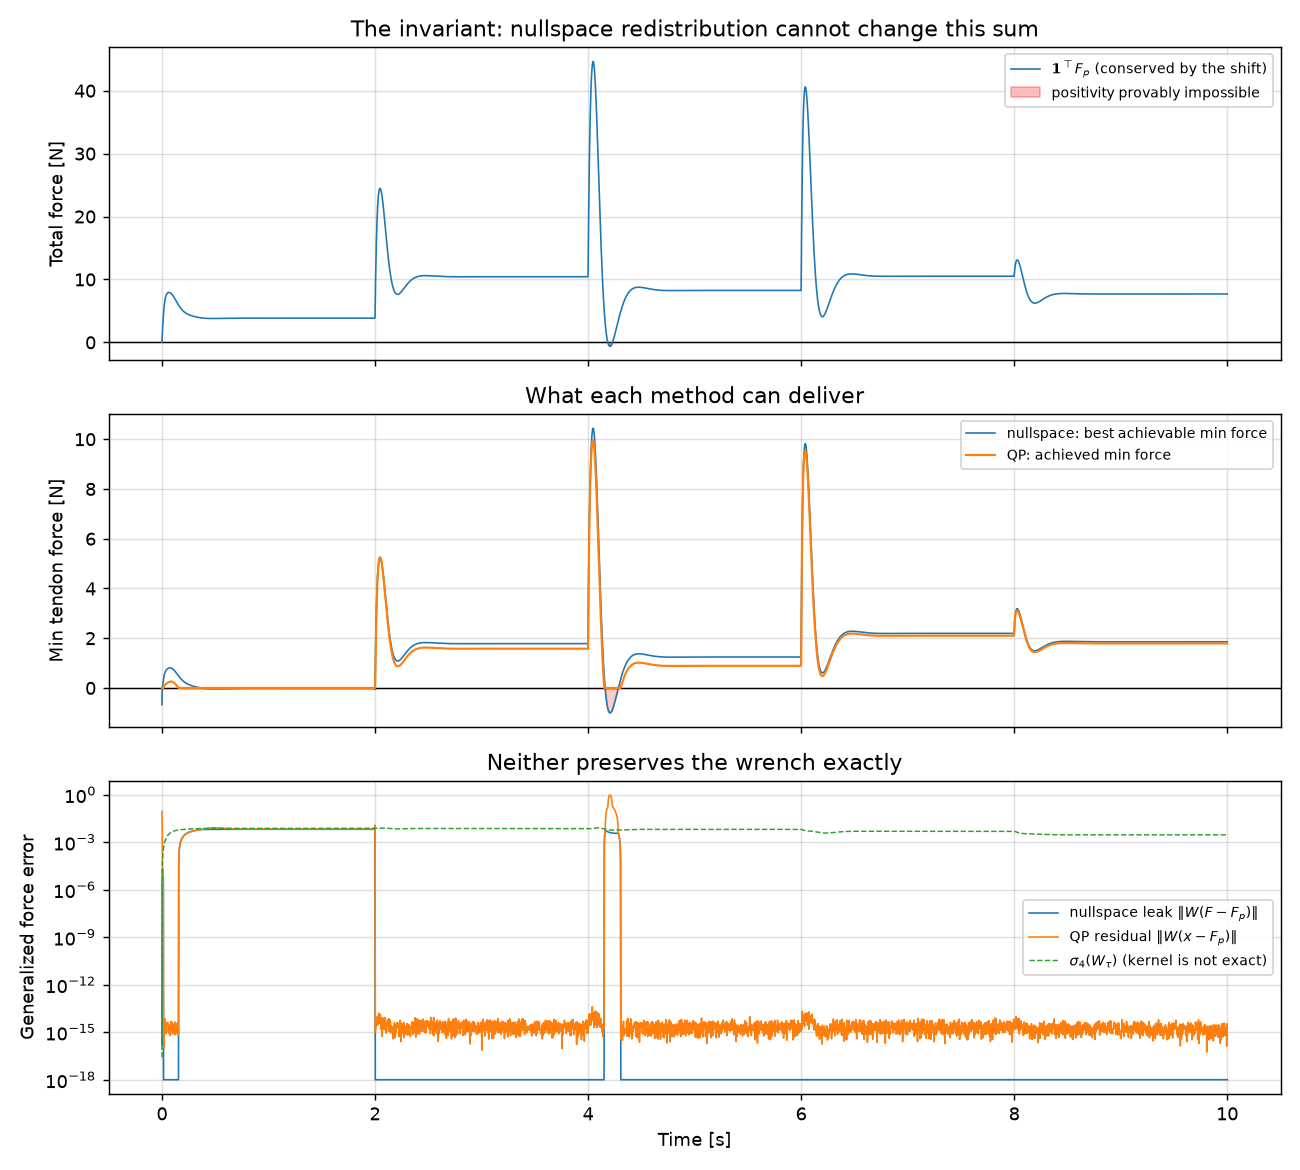

Here is the Python script that generated this plot:
"""Why W_tau-nullspace redistribution cannot do what the QP does.

Both methods start from the same unconstrained allocation F_p and both claim to preserve the
generalized force W_tau @ F_p. They differ in ONE respect, and it decides everything:

    wtau_nullspace : searches the LINE   {F_p + alpha*v : alpha in R},  W_tau @ v ~ 0
    QP             : searches the CONE   {x : x >= f_min}

The line is a feasibility problem. The cone is an optimization problem. A feasibility problem
can have an empty feasible set; `min ||A(x-F_p)|| s.t. x >= f_min` never can, because f_min*1 is
always feasible. That is the whole difference, and this script measures its consequences.

THE CONSERVED QUANTITY
----------------------
The W_tau null direction is an antagonistic pair swap, v ~ (1,-1,1,-1)/2 (two tendons up, two
down), so 1^T v ~ 0. Therefore along the entire line

    1^T (F_p + alpha*v) = 1^T F_p     for every alpha

The total tendon force is INVARIANT under nullspace redistribution. But positivity requires
F >= 0, which implies 1^T F >= 0. So whenever 1^T F_p < 0 the whole line is infeasible -- not
hard to search, provably empty. No choice of alpha, no smarter solver, no extra iterations.

The QP is not bound by this because it is allowed to leave the line: it changes 1^T x freely and
pays a residual ||W_tau(x - F_p)|| instead.

Run:  python nullspace_vs_qp.py
"""

import sys
from pathlib import Path

import numpy as np

HERE = Path(__file__).resolve().parent
sys.path.insert(0, str(HERE.parent))
# The user's reorganization split these into sibling folders, and
# wtau_nullspace_controller.py still does a bare `from nullspace_controller import ...`.
# Put both on the path rather than editing their files.
sys.path.insert(0, str(HERE.parent / "nullspace redistribution"))
sys.path.insert(0, str(HERE.parent / "lateral and axial shifting"))

from cardillo.solver import ScipyDAE

from qp_positive_controller import solve_positive_qp
from qp_positive_test import build
from wtau_nullspace_controller import achievable_floor, wtau_alloc, wtau_null_dir

CACHE = HERE / "qp_cache" / "nullspace_vs_qp.npz"


def collect(t_sim=10.0, dt=1e-4, t_hold=2.0, stride=25):
    """Run the unconstrained baseline once, then analyse both allocators along it."""
    if CACHE.exists():
        print(f"cached: {CACHE.name}")
        return dict(np.load(CACHE))

    model, ctrl, _ = build(metric="W_tau", f_min=0.0, bypass=True, t_hold=t_hold)
    print(f"baseline (unconstrained) run: t_sim={t_sim}, dt={dt}", flush=True)
    sol = ScipyDAE(model.system, t_sim, dt).solve()

    qD, uD = ctrl.qDOF, ctrl.uDOF
    rec = {k: [] for k in (
        "t", "ones_v", "sum_Fp", "sum_F", "floor_w", "floor_qp", "min_Fp",
        "sigma4", "sigma1", "sigma2", "leak_W", "leak_J", "feasible", "e_qp_W",
    )}

    idx = range(0, len(sol.t), stride)
    print(f"analysing {len(idx)} of {len(sol.t)} samples", flush=True)
    for i in idx:
        t, q, u = sol.t[i], sol.q[i][qD], sol.u[i][uD]
        J, b = ctrl._Jb(t, q, u)
        W = ctrl.W_tau(t, q)

        al = wtau_alloc(J, b, W, F_min=0.0, inv_damping=ctrl.inv_damping)
        # wtau_null_dir returns `simple` (True = smallest eigenvalue separated, v usable)
        v, sigma, _, simple = wtau_null_dir(W)

        # the QP, same anchor, same metric
        x, _, _ = solve_positive_qp(W, al.F_p, 0.0)

        rec["t"].append(t)
        rec["ones_v"].append(float(np.sum(v)) if simple else np.nan)
        rec["sum_Fp"].append(float(al.F_p.sum()))
        rec["sum_F"].append(float(al.F.sum()))
        rec["min_Fp"].append(float(al.F_p.min()))
        rec["floor_w"].append(achievable_floor(al))
        rec["floor_qp"].append(float(x.min()))
        rec["sigma1"].append(float(sigma[0]))
        rec["sigma2"].append(float(sigma[1]))
        rec["sigma4"].append(float(sigma[-1]))
        rec["leak_W"].append(float(al.leak_W))
        rec["leak_J"].append(float(al.leak_J))
        rec["feasible"].append(bool(al.feasible))
        rec["e_qp_W"].append(float(np.linalg.norm(W @ (x - al.F_p))))

    out = {k: np.asarray(v) for k, v in rec.items()}
    CACHE.parent.mkdir(exist_ok=True)
    np.savez_compressed(CACHE, **out)
    return out


def report(d):
    n = len(d["t"])
    print(f"\n{n} samples analysed over t = [{d['t'][0]:.2f}, {d['t'][-1]:.2f}] s")

    print("\n--- 1. the null direction conserves total tendon force ---")
    print(f"  |1^T v|                     : max {np.nanmax(np.abs(d['ones_v'])):.2e}")
    print(f"  |sum(F) - sum(F_p)|         : max {np.max(np.abs(d['sum_F'] - d['sum_Fp'])):.2e}")
    print("  => sum of tendon forces is invariant along the nullspace line.")

    print("\n--- 2. so the sign of sum(F_p) decides feasibility outright ---")
    neg = d["sum_Fp"] < 0
    print(f"  samples with sum(F_p) < 0   : {neg.sum():5d} / {n}  ({100 * neg.mean():.1f}%)")
    print(f"    of those, nullspace floor < 0 : {int((d['floor_w'][neg] < 0).sum())} / {int(neg.sum())}"
          f"   <-- must be ALL of them, positivity is impossible there")
    print(f"  samples with sum(F_p) >= 0  : {(~neg).sum():5d} / {n}")
    print(f"    of those, nullspace floor < 0 : {int((d['floor_w'][~neg] < 0).sum())} / {int((~neg).sum())}"
          f"   <-- sum >= 0 is necessary, not sufficient")

    print("\n--- 3. what each method actually achieves ---")
    fw, fq = d["floor_w"], d["floor_qp"]
    print(f"  nullspace redistribution, best achievable min force:")
    print(f"    min over run {fw.min():9.4f} N | median {np.median(fw):8.4f} N | max {fw.max():8.4f} N")
    print(f"    fraction of samples that CANNOT reach 0 N : {100 * np.mean(fw < 0):.1f}%")
    print(f"  QP, achieved min force:")
    print(f"    min over run {fq.min():9.4f} N | fraction below 0 N : {100 * np.mean(fq < -1e-12):.1f}%")

    print("\n--- 4. the invariance the nullspace method claims is itself approximate ---")
    print(f"  sigma(W_tau): sigma_1 {d['sigma1'].mean():.4f} | sigma_2 {d['sigma2'].mean():.5f}"
          f" | sigma_4 {d['sigma4'].mean():.2e} (mean over run)")
    print(f"  sigma_4 / sigma_1           : max {np.max(d['sigma4'] / d['sigma1']):.2e}")
    print(f"  sigma_4 / sigma_2 (lateral) : max {np.max(d['sigma4'] / d['sigma2']):.2e}"
          f"   <-- vs the bending authority that steers the tip")
    print(f"  leaked wrench ||W(F-F_p)||  : mean {d['leak_W'].mean():.4e}  max {d['leak_W'].max():.4e}")
    print(f"  leaked tip accel ||J(F-F_p)||: mean {d['leak_J'].mean():.4e}  max {d['leak_J'].max():.4e}")
    print(f"  QP residual  ||W(x-F_p)||   : mean {d['e_qp_W'].mean():.4e}  max {d['e_qp_W'].max():.4e}")
    print("  => neither is exactly free; the QP prices its deviation explicitly, the")
    print("     nullespace method leaks it silently and still misses positivity.")


def plot(d):
    import matplotlib.pyplot as plt

    t = d["t"]
    fig, ax = plt.subplots(3, 1, figsize=(10, 9), sharex=True)

    ax[0].axhline(0, color="k", lw=0.8)
    ax[0].plot(t, d["sum_Fp"], lw=0.9, label=r"$\mathbf{1}^\top F_p$ (conserved by the shift)")
    ax[0].fill_between(t, 0, d["sum_Fp"], where=d["sum_Fp"] < 0, color="r", alpha=0.25,
                       label="positivity provably impossible")
    ax[0].set_ylabel("Total force [N]")
    ax[0].set_title("The invariant: nullspace redistribution cannot change this sum")
    ax[0].legend(fontsize=8)
    ax[0].grid(True, alpha=0.4)

    ax[1].axhline(0, color="k", lw=0.8)
    ax[1].plot(t, d["floor_w"], lw=0.9, label="nullspace: best achievable min force")
    ax[1].plot(t, d["floor_qp"], lw=1.2, label="QP: achieved min force")
    ax[1].fill_between(t, d["floor_w"], 0, where=d["floor_w"] < 0, color="r", alpha=0.2)
    ax[1].set_ylabel("Min tendon force [N]")
    ax[1].set_title("What each method can deliver")
    ax[1].legend(fontsize=8)
    ax[1].grid(True, alpha=0.4)

    ax[2].semilogy(t, np.maximum(d["leak_W"], 1e-18), lw=0.9, label=r"nullspace leak $\|W(F-F_p)\|$")
    ax[2].semilogy(t, np.maximum(d["e_qp_W"], 1e-18), lw=0.9, label=r"QP residual $\|W(x-F_p)\|$")
    ax[2].semilogy(t, d["sigma4"], lw=0.8, ls="--", label=r"$\sigma_4(W_\tau)$ (kernel is not exact)")
    ax[2].set_xlabel("Time [s]")
    ax[2].set_ylabel("Generalized force error")
    ax[2].set_title("Neither preserves the wrench exactly")
    ax[2].legend(fontsize=8)
    ax[2].grid(True, alpha=0.4, which="both")

    fig.tight_layout()
    p = HERE / "nullspace_vs_qp.png"
    fig.savefig(p, dpi=130)
    print(f"\nwrote {p}")


if __name__ == "__main__":
    d = collect()
    report(d)
    plot(d)
